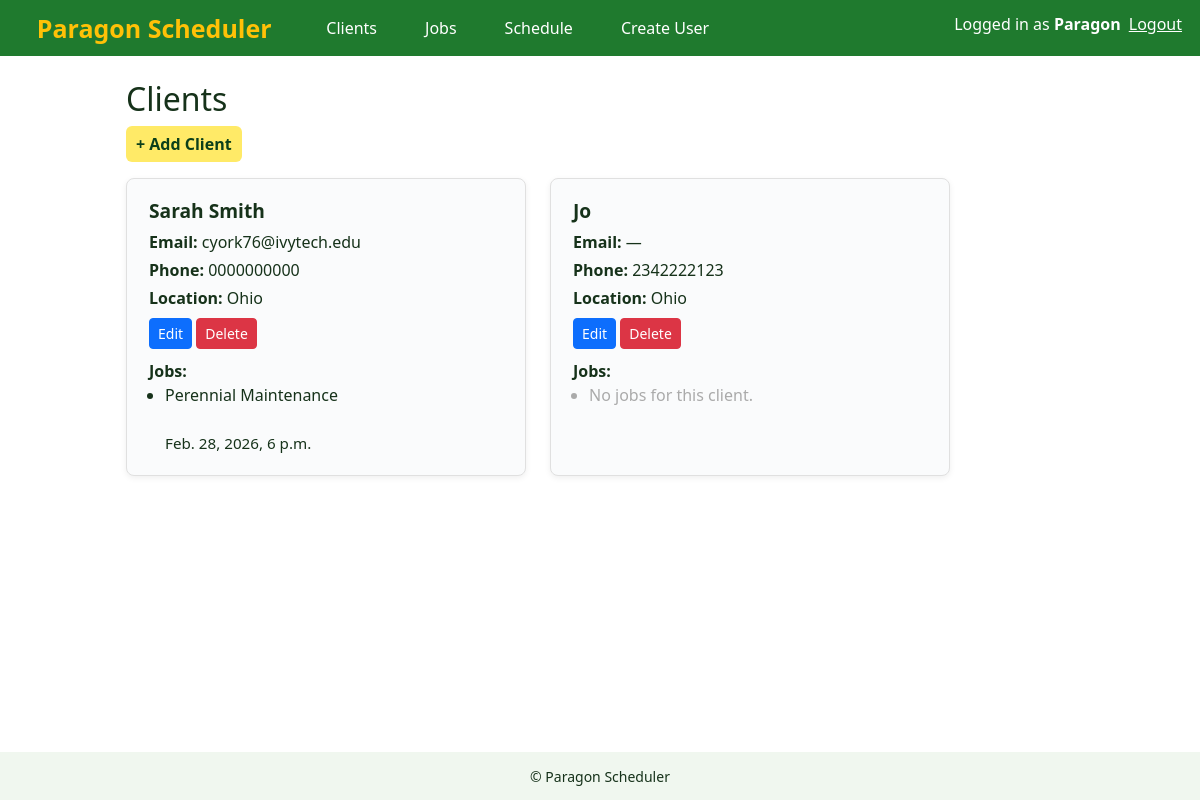
/clients/ (signed in), run on an earlier commit of the app's database.
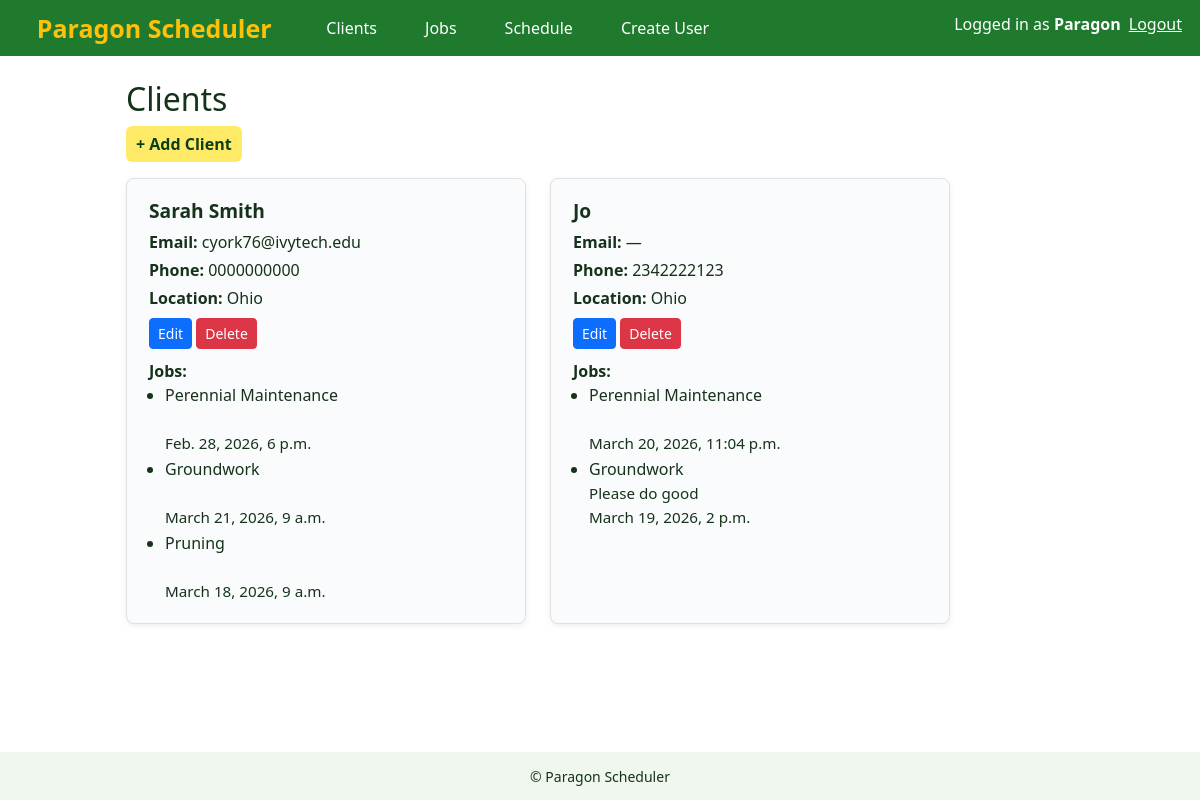
And on a later commit of the database.
### scheduler/models.py (models this page shows, shortened)
class Client(models.Model):
    LOCATION_CHOICES = [
        ('N', 'North'),
        ('NE', 'Northeast'),
        ('NW', 'Northwest'),
        ('S', 'South'),
        ('SW', 'Southwest'),
        ('SE', 'Southeast'),
        ('OH', 'Ohio'),
    ]
    name = models.CharField(max_length=100)
    email = models.EmailField(blank=True)
    phone_number = models.CharField(max_length=10, blank=True)
    location = models.CharField(max_length=2, choices=LOCATION_CHOICES, default='OH', blank=True)

class Job(models.Model):
    client = models.ForeignKey(Client, on_delete=models.CASCADE)
    job_title = models.CharField(max_length=200)
    description = models.TextField(blank=True)
    scheduled_date = models.DateTimeField(null=True, blank=True)
    note = models.TextField(blank=True)

### scheduler/views.py (the view)
# urls.py: path('clients/', views.clients_list, name='clients'),
@login_required
def clients_list(request):
    clients = Client.objects.all()
    return render(request, 'scheduler/clients.html', {'clients': clients})

### scheduler/templates/scheduler/clients.html (shortened to what this page needs)
{% extends 'scheduler/base.html' %}
{% block content %}
  <h2>Clients</h2>
  {% if not user.userprofile %}
    <p><a href="{% url 'add_client' %}" class="add-link">+ Add Client</a></p>
  {% elif user.userprofile.role != 'assistant_manager' and user.userprofile.role != 'manager' %}
    <p><a href="{% url 'add_client' %}" class="add-link">+ Add Client</a></p>
  {% endif %}
  <div style="display: flex; flex-wrap: wrap; gap: 24px;">
    {% for client in clients %}
      <div style="background: #fafbfc; border: 1px solid #e0e0e0; border-radius: 8px; padding: 18px 22px; min-width: 320px; max-width: 400px; flex: 1 1 320px; box-shadow: 0 2px 6px #0001; margin-bottom: 12px;">
        <div style="font-size: 1.2em; font-weight: bold; margin-bottom: 4px;">{{ client.name }}</div>
        <div style="margin-bottom: 4px;"><strong>Email:</strong> {{ client.email|default:'—' }}</div>
        <div style="margin-bottom: 4px;"><strong>Phone:</strong> {{ client.phone_number|default:'—' }}</div>
        <div style="margin-bottom: 8px;"><strong>Location:</strong> {{ client.get_location_display }}</div>
        {% if not user.userprofile %}
        <div style="margin-bottom: 8px;">
          <a href="{% url 'edit_client' client.id %}" class="btn btn-sm btn-primary">Edit</a>
          <a href="{% url 'delete_client' client.id %}" class="btn btn-sm btn-danger">Delete</a>
        </div>
        {% elif user.userprofile.role != 'assistant_manager' and user.userprofile.role != 'manager' %}
        <div style="margin-bottom: 8px;">
          <a href="{% url 'edit_client' client.id %}" class="btn btn-sm btn-primary">Edit</a>
          <a href="{% url 'delete_client' client.id %}" class="btn btn-sm btn-danger">Delete</a>
        </div>
        {% endif %}
        <div style="margin-top: 10px;">
          <strong>Jobs:</strong>
          <ul style="margin: 0 0 0 16px; padding: 0;">
            {% for job in client.job_set.all %}
              <li style="margin-bottom: 2px;">
                <span style="font-weight: 500;">{{ job.job_title }}</span>
                <br>
                <span style="font-size: 0.95em;">{{ job.description|truncatechars:40 }}</span>
                <br>
                <span style="font-size: 0.95em;">{% if job.scheduled_date %}{{ job.scheduled_date }}{% else %}<em>Unscheduled</em>{% endif %}</span>
              </li>
            {% empty %}
              <li style="color: #aaa;">No jobs for this client.</li>
            {% endfor %}
          </ul>
        </div>
      </div>
    {% empty %}
      <div>No clients yet.</div>
    {% endfor %}
  </div>
{% endblock %}

What changed in the data, as far as the page shows it:
added Job: job_title "Groundwork", scheduled_date "March 21, 2026, 9 a.m.", shown under Client "Sarah Smith"
added Job: job_title "Pruning", scheduled_date "March 18, 2026, 9 a.m.", shown under Client "Sarah Smith"
shown differently, row unchanged: Client "Jo": no longer shows "No jobs for this client."
added Job: job_title "Perennial Maintenance", scheduled_date "March 20, 2026, 11:04 p.m.", shown under Client "Jo"
added Job: job_title "Groundwork", description "Please do good", scheduled_date "March 19, 2026, 2 p.m.", shown under Client "Jo"
